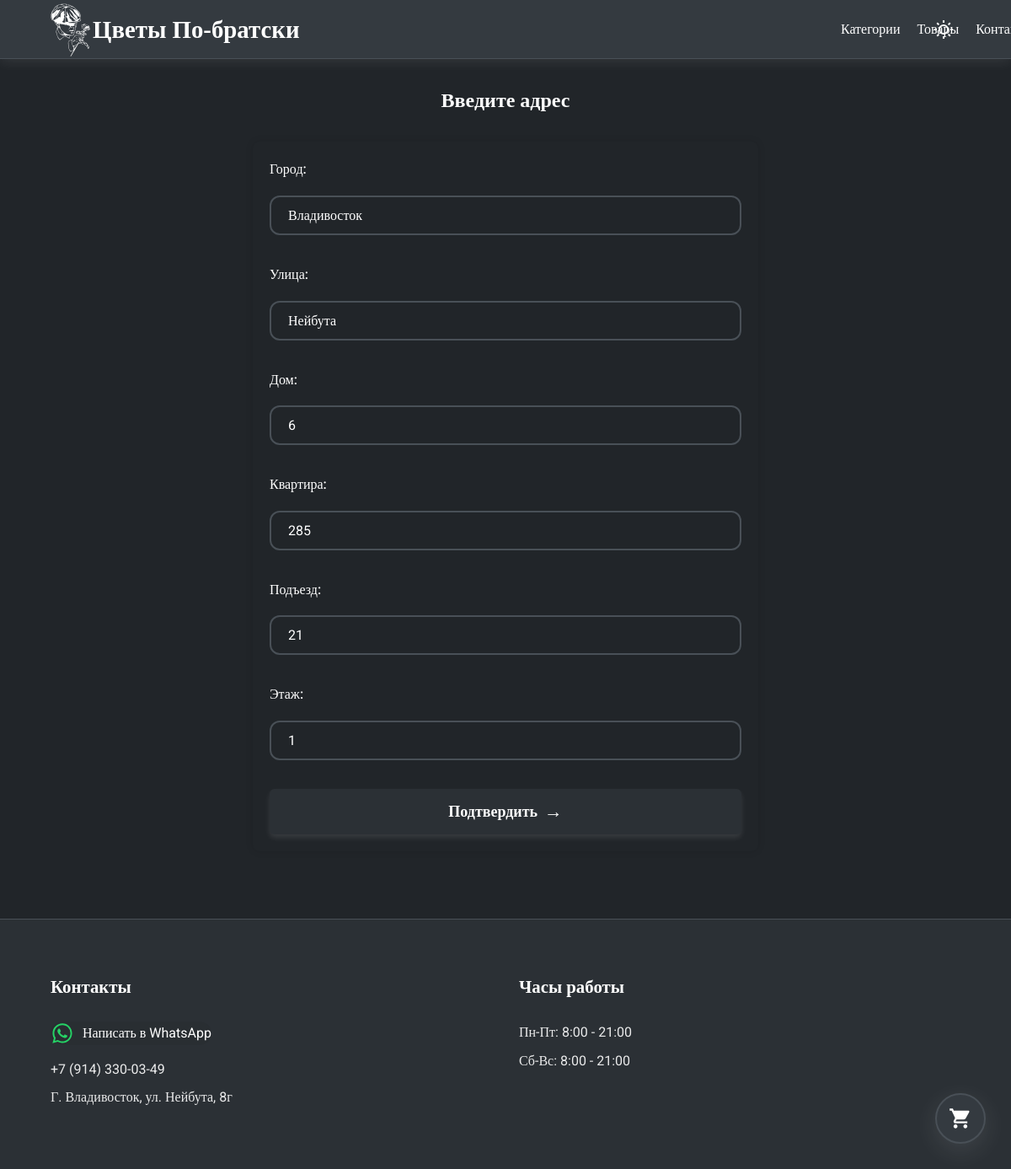
The app's page /profile/edit/ (signed in), older data.
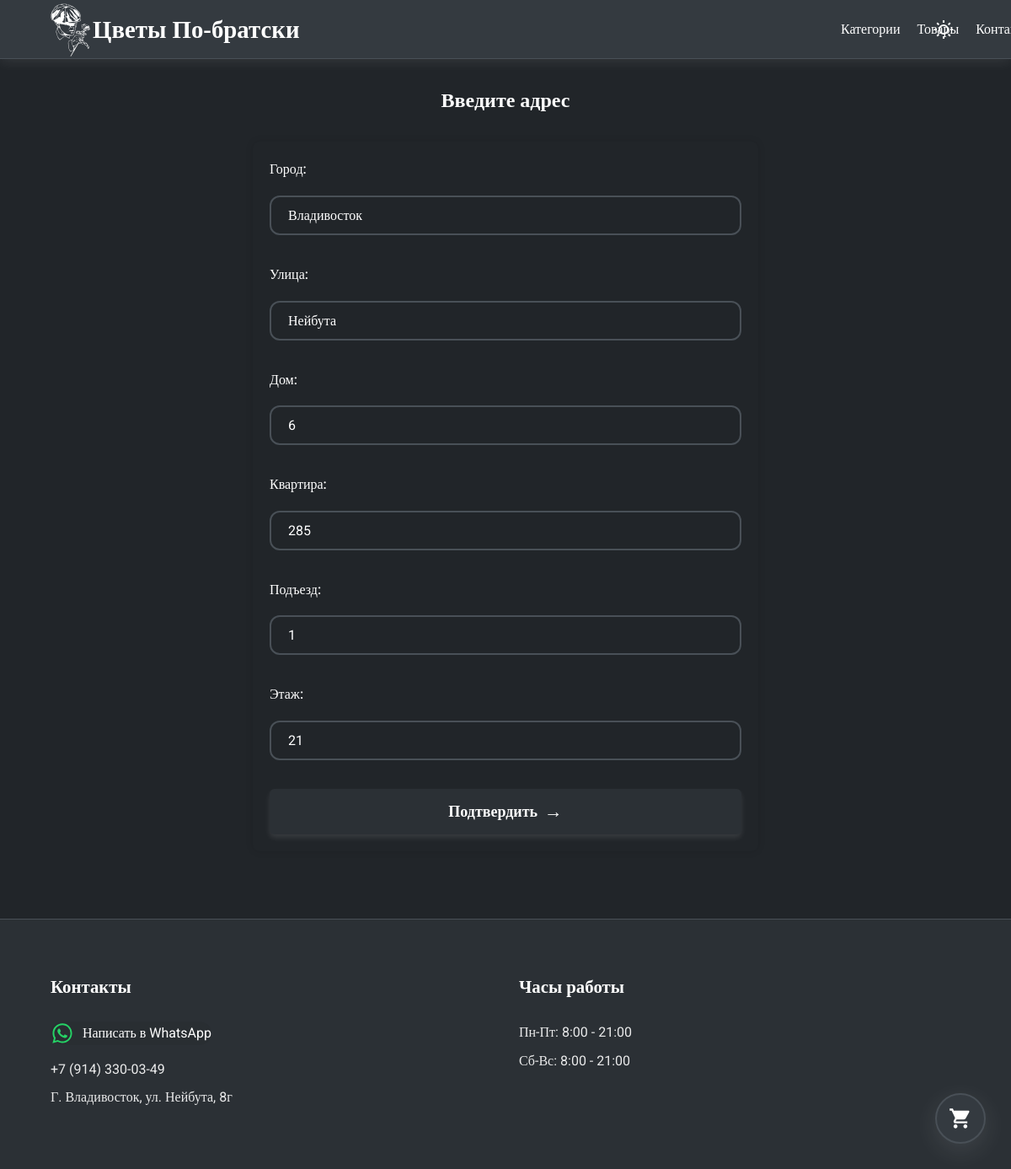
The same page, newer data.
### users/models.py (models this page shows, shortened)
class CustomUser(AbstractBaseUser, PermissionsMixin):
    phone_regex = RegexValidator(
        regex=r"^\+?1?\d{9,15}$",
        message="Номер телефона должен быть в формате: '+79991234567'",
    )
    phone_number = models.CharField(
        "Номер телефона", validators=[phone_regex], max_length=17, unique=True
    )
    email = models.EmailField("Email", unique=True)
    full_name = models.CharField("ФИО", max_length=150)
    is_staff = models.BooleanField(default=False)
    is_active = models.BooleanField(default=True)
    date_joined = models.DateTimeField("Дата регистрации", default=timezone.now)
    city = models.CharField(
        max_length=100, blank=True, verbose_name="Город", help_text="Город доставки"
    )
    street = models.CharField(
        max_length=100,
        blank=True,
        verbose_name="Улица",
        help_text="Название улицы без слова 'улица'",
    )
    house = models.CharField(
        max_length=20,
        blank=True,
        verbose_name="Дом",
        help_text="Формат: 14к2, 34/2, 12стр5",
    )
    entrance = models.PositiveIntegerField(
        null=True, blank=True, verbose_name="Подъезд"
    )
    floor = models.PositiveIntegerField(null=True, blank=True, verbose_name="Этаж")
    apartment = models.CharField(
        max_length=20,
        blank=True,
        verbose_name="Квартира",
        help_text="Номер квартиры или офиса",
    )
    objects = CustomUserManager()
    USERNAME_FIELD = "phone_number"
    REQUIRED_FIELDS = ["email", "full_name"]
    class Meta:
        verbose_name = "Пользователь"
        verbose_name_plural = "Пользователи"

### users/views.py (the view)
# urls.py: path("edit/", user_address, name="edit_address"),
@login_required
def user_address(request):
    profile = request.user
    if request.method == "POST":
        form = ProfileForm(request.POST, instance=profile)
        if form.is_valid():
            form.save()
            return redirect("users:profile")
    else:
        form = ProfileForm(instance=profile)
    return render(request, "users/address.html", {"form": form})

### users/forms.py
class ProfileForm(forms.ModelForm):
    class Meta:
        model = CustomUser
        fields = [
            "city",
            "street",
            "house",
            "apartment",
            "entrance",
            "floor",
        ]
        widgets = {
            "city": forms.TextInput(attrs={"class": "form-input"}),
            "street": forms.TextInput(attrs={"class": "form-input"}),
            "house": forms.TextInput(attrs={"class": "form-input"}),
            "apartment": forms.TextInput(attrs={"class": "form-input"}),
            "entrance": forms.TextInput(attrs={"class": "form-input"}),
            "floor": forms.TextInput(attrs={"class": "form-input"}),
        }

### cart/context_processors.py (called while the page is built)
def cart(request):
    return {"cart": request.session.get(settings.CART_SESSION_ID, {})}

### users/templates/users/address.html (shortened to what this page needs)
{% extends 'main/base.html' %}
{% load static %}
{% block content %}
  <h2 style="padding-top: 100px; padding-bottom: 30px; text-align: center;">Введите адрес</h2>
  <form action="" method="post" class="profile-form">
    {% for field in form %}
      <div class="form-group {% if field.errors %}has-error{% endif %}">
        {{ field.label_tag }}
        {{ field }}
      </div>
    {% endfor %}
    <button type="submit" class="btn-hover auth-btn">Подтвердить</button>
  </form>
{% endblock %}

Row changes from the older to the newer data that the page shows:
changed CustomUser "Владивосток": entrance "21" → "1"; floor "1" → "21"
